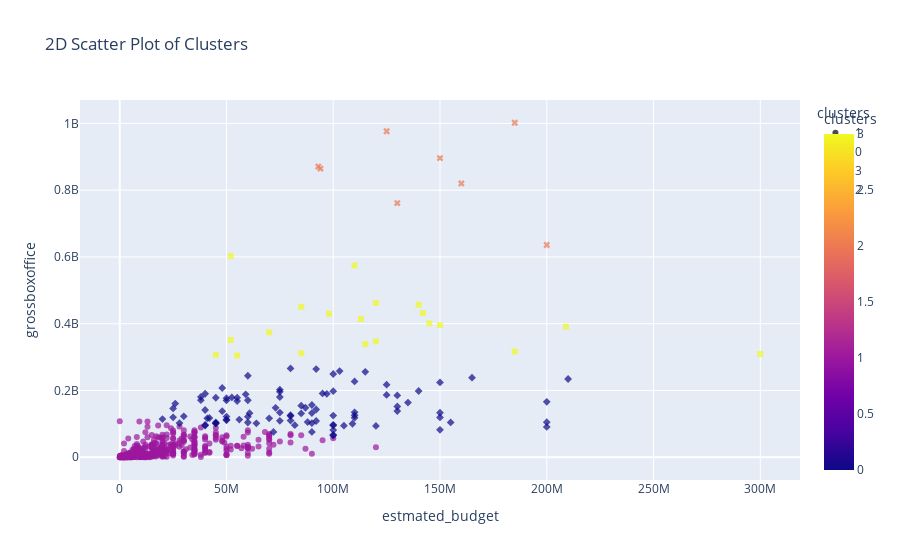

Notebook code for this chart:
### Code cell
fig = px.scatter(df, x='estmated_budget', y='grossboxoffice', color='clusters',
                 symbol='clusters', opacity=0.7, size_max=10,
                 title='2D Scatter Plot of Clusters', color_discrete_sequence=px.colors.qualitative.Set1)
fig.show()
fig.write_html(f"2d_scatter_plot.html_1")
